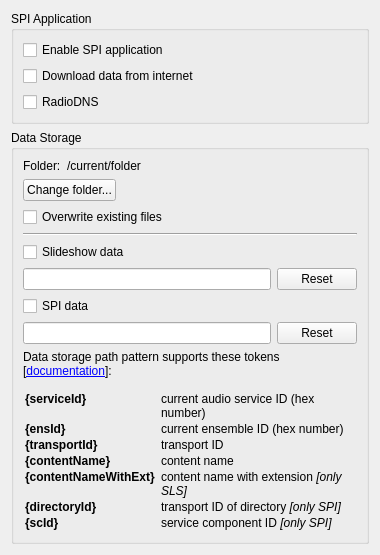
     <widget class="QWidget" name="tabUA">
      <attribute name="title">
       <string notr="true">User Apps</string>
      </attribute>
      <layout class="QVBoxLayout" name="verticalLayout_13">
       <item>
        <widget class="QGroupBox" name="spiAppGroupBox">
         <property name="title">
          <string>SPI Application</string>
         </property>
         <layout class="QVBoxLayout" name="verticalLayout_10">
          <item>
           <widget class="QCheckBox" name="spiAppCheckBox">
            <property name="toolTip">
             <string>Enable Service and Programme Information (SPI) application.</string>
            </property>
            <property name="text">
             <string>Enable SPI application</string>
            </property>
           </widget>
          </item>
          <item>
           <widget class="QCheckBox" name="internetCheckBox">
            <property name="toolTip">
             <string>Use internet connection to download data like station logo.</string>
            </property>
            <property name="text">
             <string>Download data from internet</string>
            </property>
           </widget>
          </item>
          <item>
           <widget class="QCheckBox" name="radioDNSCheckBox">
            <property name="toolTip">
             <string>Use RadioDNS to retrieve SPI. This option requires internet connection.</string>
            </property>
            <property name="text">
             <string>RadioDNS</string>
            </property>
           </widget>
          </item>
         </layout>
        </widget>
       </item>
       <item>
        <widget class="QGroupBox" name="dataDumpGroup">
         <property name="title">
          <string>Data Storage</string>
         </property>
         <layout class="QVBoxLayout" name="verticalLayout_7">
          <item>
           <layout class="QGridLayout" name="gridLayout_8">
            <item row="1" column="0">
             <widget class="QPushButton" name="dataDumpFolderButton">
              <property name="toolTip">
               <string>Change data storage folder.</string>
              </property>
              <property name="text">
               <string>Change folder...</string>
              </property>
             </widget>
            </item>
            <item row="1" column="1">
             <spacer name="horizontalSpacer_8">
              <property name="orientation">
               <enum>Qt::Orientation::Horizontal</enum>
              </property>
              <property name="sizeHint" stdset="0">
               <size>
                <width>40</width>
                <height>20</height>
               </size>
              </property>
             </spacer>
            </item>
            <item row="0" column="0" colspan="2">
             <layout class="QHBoxLayout" name="horizontalLayout_16">
              <item>
               <widget class="QLabel" name="label_4">
                <property name="sizePolicy">
                 <sizepolicy hsizetype="Minimum" vsizetype="Preferred">
                  <horstretch>0</horstretch>
                  <verstretch>0</verstretch>
                 </sizepolicy>
                </property>
                <property name="text">
                 <string>Folder:</string>
                </property>
               </widget>
              </item>
              <item>
               <widget class="ElidedLabel" name="dataDumpFolderLabel">
                <property name="sizePolicy">
                 <sizepolicy hsizetype="Expanding" vsizetype="Preferred">
                  <horstretch>0</horstretch>
                  <verstretch>0</verstretch>
                 </sizepolicy>
                </property>
                <property name="text">
                 <string notr="true">/current/folder</string>
                </property>
               </widget>
              </item>
             </layout>
            </item>
           </layout>
          </item>
          <item>
           <widget class="QCheckBox" name="dumpOverwriteCheckbox">
            <property name="toolTip">
             <string>If not checked, files with the same name will not be saved.</string>
            </property>
            <property name="text">
             <string>Overwrite existing files</string>
            </property>
           </widget>
          </item>
          <item>
           <widget class="Line" name="line_4">
            <property name="orientation">
             <enum>Qt::Orientation::Horizontal</enum>
            </property>
           </widget>
          </item>
          <item>
           <widget class="QCheckBox" name="dumpSlsCheckBox">
            <property name="toolTip">
             <string>Enables storing of all slides to selected folder. Slideshow data are stored in subfolder specified by pattern below.</string>
            </property>
            <property name="text">
             <string>Slideshow data</string>
            </property>
           </widget>
          </item>
          <item>
           <layout class="QHBoxLayout" name="horizontalLayout_11">
            <item>
             <widget class="QLineEdit" name="dumpSlsPatternEdit"/>
            </item>
            <item>
             <widget class="QPushButton" name="dumpSlsPatternReset">
              <property name="toolTip">
               <string>Restore default template</string>
              </property>
              <property name="text">
               <string>Reset</string>
              </property>
             </widget>
            </item>
           </layout>
          </item>
          <item>
           <widget class="QCheckBox" name="dumpSpiCheckBox">
            <property name="toolTip">
             <string>Enables storing of all SPI data to selected folder. &lt;br&gt;SPI data are binary encoded files with services and program information, &lt;br&gt;these files decoded to XML format and service logos.&lt;br&gt;SPI data are stored in subfolder specified by pattern below.</string>
            </property>
            <property name="text">
             <string>SPI data</string>
            </property>
           </widget>
          </item>
          <item>
           <layout class="QHBoxLayout" name="horizontalLayout_17">
            <item>
             <widget class="QLineEdit" name="dumpSpiPatternEdit"/>
            </item>
            <item>
             <widget class="QPushButton" name="dumpSpiPatternReset">
              <property name="toolTip">
               <string>Restore default template</string>
              </property>
              <property name="text">
               <string>Reset</string>
              </property>
             </widget>
            </item>
           </layout>
          </item>
          <item>
           <widget class="QLabel" name="dumpPatternHelpLabel">
            <property name="text">
             <string>&lt;html&gt;&lt;head/&gt;&lt;body&gt;
&lt;p&gt;Data storage path pattern supports these tokens  [&lt;a href=&quot;https://github.com/KejPi/AbracaDABra/blob/main/README.md#user-application-data-storage&quot;&gt;documentation&lt;/a&gt;]:&lt;/p&gt;
&lt;p&gt;
&lt;table style=&quot;width:100%&quot; border-width=&quot;1&quot;&gt;
&lt;tr&gt;
&lt;td&gt;&lt;b&gt;{serviceId}&lt;/b&gt; &lt;/td&gt;
&lt;td&gt;current audio service ID (hex number)&lt;/td&gt;
&lt;/tr&gt;
&lt;tr&gt;
&lt;td&gt;&lt;b&gt;{ensId}&lt;/b&gt; &lt;/td&gt;
&lt;td&gt;current ensemble ID (hex number)&lt;/td&gt;
&lt;/tr&gt;
&lt;tr&gt;
&lt;td&gt;&lt;b&gt;{transportId}&lt;/b&gt; &lt;/td&gt;
&lt;td&gt;transport ID&lt;/td&gt;
&lt;/tr&gt;
&lt;tr&gt;
&lt;td&gt;&lt;b&gt;{contentName}&lt;/b&gt; &lt;/td&gt;
&lt;td&gt;content name&lt;/td&gt;
&lt;/tr&gt;
&lt;tr&gt;
&lt;td&gt;&lt;b&gt;{contentNameWithExt}&lt;/b&gt; &lt;/td&gt;
&lt;td&gt;content name with extension &lt;i&gt;[only SLS]&lt;/i&gt;&lt;/td&gt;
&lt;/tr&gt;
&lt;tr&gt;
&lt;td&gt;&lt;b&gt;{directoryId}&lt;/b&gt; &lt;/td&gt;
&lt;td&gt;transport ID of directory &lt;i&gt;[only SPI]&lt;/i&gt;&lt;/td&gt;
&lt;/tr&gt;
&lt;tr&gt;
&lt;td&gt;&lt;b&gt;{scId}&lt;/b&gt; &lt;/td&gt;
&lt;td&gt;service component ID &lt;i&gt;[only SPI]&lt;/i&gt;&lt;/td&gt;
&lt;/tr&gt;
&lt;/table&gt;
&lt;/p&gt;&lt;/body&gt;&lt;/html&gt;</string>
            </property>
            <property name="textFormat">
             <enum>Qt::TextFormat::AutoText</enum>
            </property>
            <property name="wordWrap">
             <bool>true</bool>
            </property>
            <property name="openExternalLinks">
             <bool>true</bool>
            </property>
            <property name="textInteractionFlags">
             <set>Qt::TextInteractionFlag::TextBrowserInteraction</set>
            </property>
           </widget>
          </item>
         </layout>
        </widget>
       </item>
       <item>
        <spacer name="verticalSpacer_8">
         <property name="orientation">
          <enum>Qt::Orientation::Vertical</enum>
         </property>
         <property name="sizeHint" stdset="0">
          <size>
           <width>20</width>
           <height>0</height>
          </size>
         </property>
        </spacer>
       </item>
      </layout>
     </widget>
